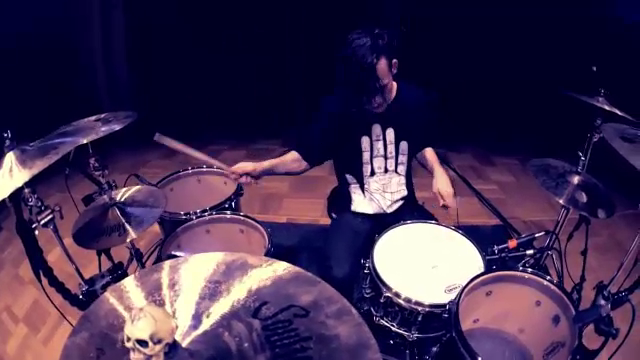
#> input picture frame 46 of Videos/drummer.mp4, 640 x 360 px
$ jupyter execute '53 - Display date and time in videos.ipynb'
#> lines starting #> are read from the running program, lines starting #| are printed output that depends on the picture; after the words box and inside, x2 and y2 are one past the last pixel; in counts of white or black regions, pixels touching at a corner belong together
## 53 - Display date and time in videos

[cell 1]
import numpy
import cv2
import datetime
import matplotlib.pyplot as plt

[cell 2]
cap = cv2.VideoCapture('/Users/alireza/Coding/OpenCV_Learning/OpenCV_Learnings/Videos/drummer.mp4')

while(cap.isOpened()):
    ret, frame = cap.read()
#> frame is the input picture: shape (360, 640, 3); mean B, G, R 80.3, 46.1, 64

    if ret:
        font = cv2.FONT_HERSHEY_SCRIPT_COMPLEX

        # Get date and time and
        # save it inside a variable
        dt = str(datetime.datetime.now())

        # put the dt variable over the
        # video frame
        frame = cv2.putText(frame, dt,(10, 100),font, 1,(210, 155, 155), 4, cv2.LINE_8)
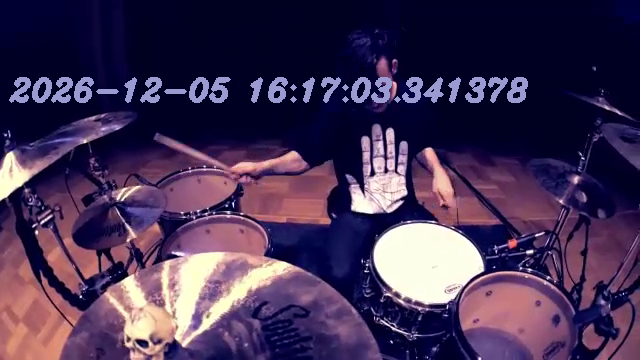
#> frame: shape (360, 640, 3); 2.57% of pixels changed, all inside (x1, y1, x2, y2) = (9, 77, 528, 103)

        # show the video - to show video use cv2.imshow()
        plt.imshow(frame)
        #cv2.imshow('frame',frame)
        cv2.waitKey(1000)

        break


# release the vid object
cap.release()

# close all the opened windows.
cv2.destroyAllWindows()


$ run again, starting later in the video
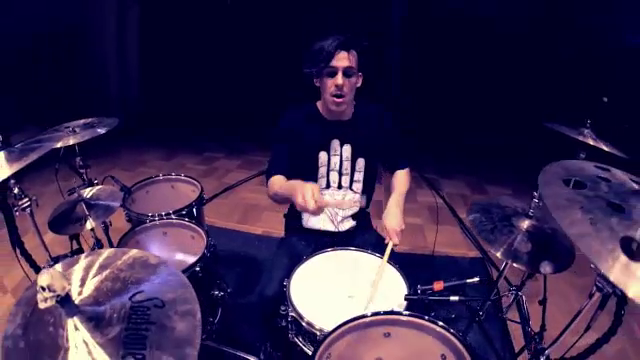
#> input picture frame 209 of Videos/drummer.mp4, 640 x 360 px
#> frame is the input picture: shape (360, 640, 3); mean B, G, R 75.8, 39.1, 54.3
#> `frame = cv2.putText(frame, dt,(10, 100),font, 1,(210, 155, 155), 4, cv..`:
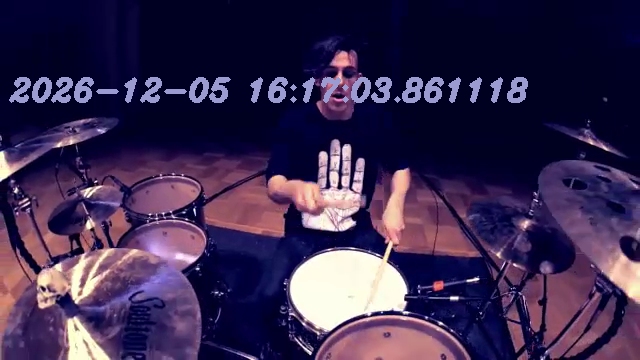
#> frame: shape (360, 640, 3); 2.53% of pixels changed, all inside (x1, y1, x2, y2) = (9, 77, 528, 103)

$ run again, starting later in the video
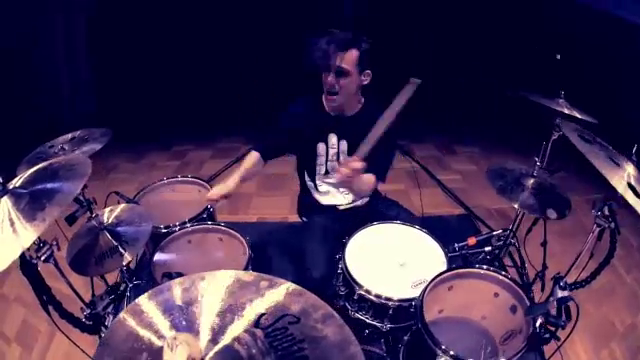
#> input picture frame 372 of Videos/drummer.mp4, 640 x 360 px
#> frame is the input picture: shape (360, 640, 3); mean B, G, R 80, 45.4, 64.5
#> `frame = cv2.putText(frame, dt,(10, 100),font, 1,(210, 155, 155), 4, cv..`:
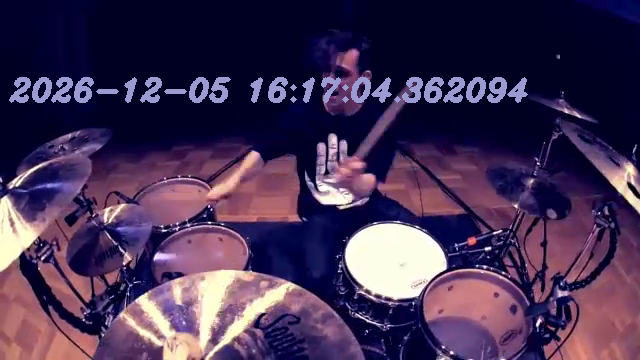
#> frame: shape (360, 640, 3); 2.63% of pixels changed, all inside (x1, y1, x2, y2) = (9, 77, 528, 103)
